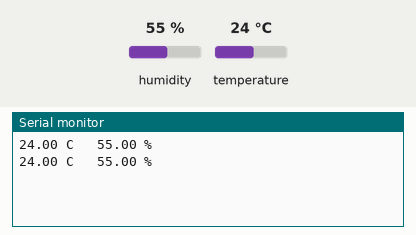
Recording of a sketch running on a simulated Arduino Uno, built with avr-gcc and run on an emulated ATmega328P. Shown: the last lines printed to the serial monitor. The test bench sets the inputs (shaded band); at power-on: humidity 55 %, temperature 24 °C.

Above: at 2.8 s.
2.9 s: humidity set to 22 %
At 4.8 s:
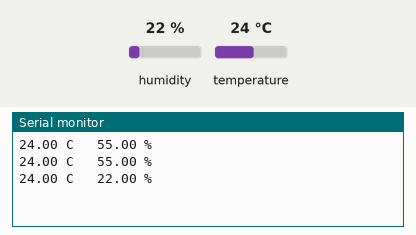
5.6 s: temperature set to 12 °C
At 6.6 s:
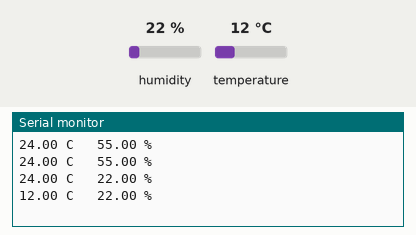
8.3 s: humidity set to 40 %
At 11.2 s:
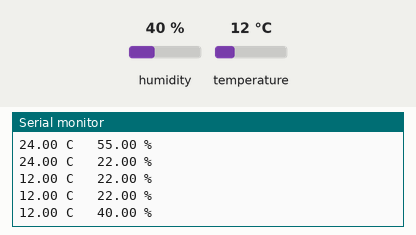
Timing chart, 0 to 12.7 s (numbered marks = the images above; inputs shaded):
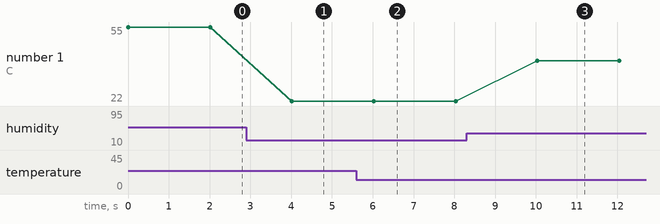

The sketch:

dht22_read.ino
```cpp
// Lesson 04, Part B — DHT22 temperature & humidity
// Library: "DHT sensor library" (Adafruit) + "Adafruit Unified Sensor"
// Wiring: VCC->5V, Data->pin 2, GND->GND

#include <DHT.h>

const int DHT_PIN = 2;
DHT dht(DHT_PIN, DHT22);

void setup() {
  Serial.begin(9600);
  dht.begin();
}

void loop() {
  float tempC = dht.readTemperature();
  float humidity = dht.readHumidity();

  if (isnan(tempC) || isnan(humidity)) {
    Serial.println("Read failed - check wiring");
  } else {
    Serial.print(tempC);
    Serial.print(" C   ");
    Serial.print(humidity);
    Serial.println(" %");
  }
  delay(2000);   // DHT22 needs ~2 s between reads
}
```

Measured:
- after the input at 2.9 s, the serial monitor: prints a new line after 1.1 s (image 1)
- after the input at 5.6 s, the serial monitor: prints a new line after 0.42 s (image 2)
- after the input at 8.3 s, the serial monitor: prints a new line after 1.7 s (image 3)
- plotted number 1: 55 → 22 after the input at 2.9 s, 22 → 40 after the input at 8.3 s
